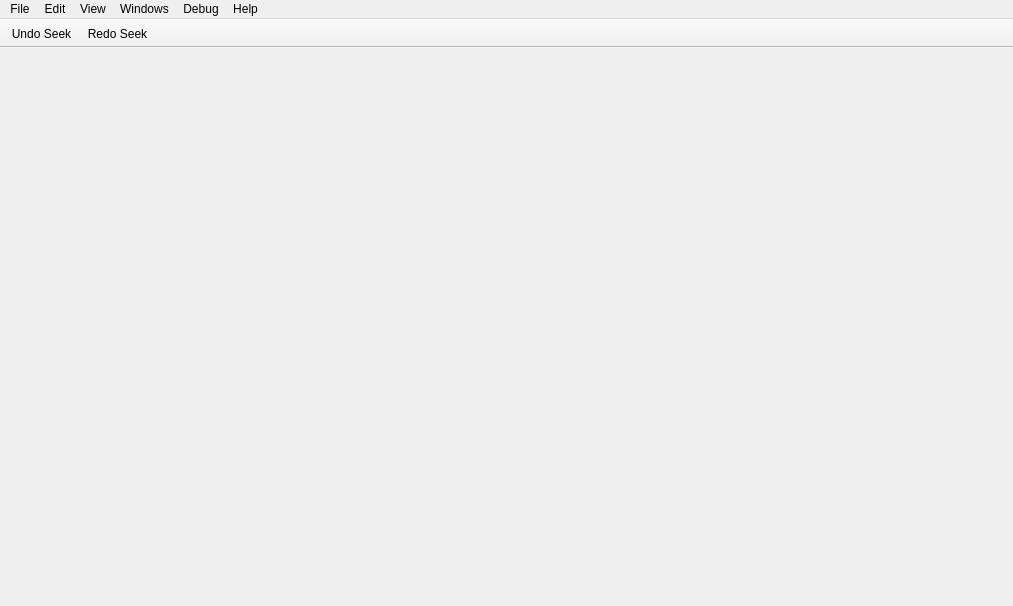
<?xml version="1.0" encoding="UTF-8"?>
<ui version="4.0">
 <class>MainWindow</class>
 <widget class="QMainWindow" name="MainWindow">
  <property name="geometry">
   <rect>
    <x>0</x>
    <y>0</y>
    <width>1013</width>
    <height>606</height>
   </rect>
  </property>
  <property name="sizePolicy">
   <sizepolicy hsizetype="Expanding" vsizetype="Expanding">
    <horstretch>0</horstretch>
    <verstretch>0</verstretch>
   </sizepolicy>
  </property>
  <property name="windowTitle">
   <string notr="true">Cutter</string>
  </property>
  <property name="styleSheet">
   <string notr="true"/>
  </property>
  <property name="documentMode">
   <bool>true</bool>
  </property>
  <property name="dockNestingEnabled">
   <bool>true</bool>
  </property>
  <widget class="QMenu" name="addExtraWidgets">
   <property name="title">
    <string>Add extra...</string>
   </property>
  </widget>
  <widget class="QMenuBar" name="menuBar">
   <property name="geometry">
    <rect>
     <x>0</x>
     <y>0</y>
     <width>1013</width>
     <height>22</height>
    </rect>
   </property>
   <property name="defaultUp">
    <bool>false</bool>
   </property>
   <property name="nativeMenuBar">
    <bool>true</bool>
   </property>
   <widget class="QMenu" name="menuFile">
    <property name="geometry">
     <rect>
      <x>378</x>
      <y>100</y>
      <width>156</width>
      <height>220</height>
     </rect>
    </property>
    <property name="title">
     <string>File</string>
    </property>
    <addaction name="actionNew"/>
    <addaction name="actionOpen"/>
    <addaction name="separator"/>
    <addaction name="actionImportPDB"/>
    <addaction name="separator"/>
    <addaction name="actionSave"/>
    <addaction name="actionSaveAs"/>
    <addaction name="actionExport_as_code"/>
    <addaction name="separator"/>
    <addaction name="actionRun_Script"/>
    <addaction name="separator"/>
    <addaction name="actionQuit"/>
    <addaction name="separator"/>
   </widget>
   <widget class="QMenu" name="menuView">
    <property name="title">
     <string>View</string>
    </property>
    <property name="tabsOnTop" stdset="0">
     <bool>false</bool>
    </property>
    <widget class="QMenu" name="menuZoom">
     <property name="title">
      <string>Zoom</string>
     </property>
     <addaction name="actionZoomIn"/>
     <addaction name="actionZoomOut"/>
     <addaction name="separator"/>
     <addaction name="actionZoomReset"/>
    </widget>
    <addaction name="actionRefresh_contents"/>
    <addaction name="separator"/>
    <addaction name="actionDefault"/>
    <addaction name="actionReset_settings"/>
    <addaction name="separator"/>
    <addaction name="actionLock"/>
    <addaction name="actionTabs_on_Top"/>
    <addaction name="actionGrouped_dock_dragging"/>
    <addaction name="separator"/>
    <addaction name="menuZoom"/>
   </widget>
   <widget class="QMenu" name="menuHelp">
    <property name="title">
     <string>Help</string>
    </property>
    <addaction name="actionAbout"/>
    <addaction name="actionIssue"/>
   </widget>
   <widget class="QMenu" name="menuEdit">
    <property name="title">
     <string>Edit</string>
    </property>
    <addaction name="actionSearch"/>
    <addaction name="actionBackward"/>
    <addaction name="actionForward"/>
    <addaction name="separator"/>
    <addaction name="actionPreferences"/>
   </widget>
   <widget class="QMenu" name="menuWindows">
    <property name="title">
     <string>Windows</string>
    </property>
    <widget class="QMenu" name="menuPlugins">
     <property name="title">
      <string>Plugins</string>
     </property>
    </widget>
    <widget class="QMenu" name="menuAddInfoWidgets">
     <property name="title">
      <string>Info...</string>
     </property>
     <addaction name="actionClasses"/>
     <addaction name="actionEntrypoints"/>
     <addaction name="actionExports"/>
     <addaction name="actionFlags"/>
     <addaction name="actionHeaders"/>
     <addaction name="actionImports"/>
     <addaction name="actionRelocs"/>
     <addaction name="actionResources"/>
     <addaction name="actionSDBBrowser"/>
     <addaction name="actionSections"/>
     <addaction name="actionSegments"/>
     <addaction name="actionSymbols"/>
     <addaction name="actionVTables"/>
     <addaction name="actionZignatures"/>
    </widget>
    <widget class="QMenu" name="menuAddDebugWidgets">
     <property name="title">
      <string>Debug...</string>
     </property>
     <addaction name="actionBacktrace"/>
     <addaction name="actionBreakpoint"/>
     <addaction name="actionThreads"/>
     <addaction name="actionMemoryMap"/>
     <addaction name="actionRegisters"/>
     <addaction name="actionRegisterRefs"/>
     <addaction name="actionStack"/>
    </widget>
    <addaction name="actionDashboard"/>
    <addaction name="separator"/>
    <addaction name="actionFunctions"/>
    <addaction name="actionDecompiler"/>
    <addaction name="actionOverview"/>
    <addaction name="separator"/>
    <addaction name="actionSearch"/>
    <addaction name="actionStrings"/>
    <addaction name="actionTypes"/>
    <addaction name="separator"/>
    <addaction name="actionExtraDisassembly"/>
    <addaction name="actionExtraGraph"/>
    <addaction name="actionExtraHexdump"/>
    <addaction name="separator"/>
    <addaction name="menuAddInfoWidgets"/>
    <addaction name="menuAddDebugWidgets"/>
    <addaction name="separator"/>
    <addaction name="actionComments"/>
    <addaction name="actionConsole"/>
    <addaction name="separator"/>
    <addaction name="menuPlugins"/>
   </widget>
   <widget class="QMenu" name="menuDebug">
    <property name="title">
     <string>Debug</string>
    </property>
   </widget>
   <addaction name="menuFile"/>
   <addaction name="menuEdit"/>
   <addaction name="menuView"/>
   <addaction name="menuWindows"/>
   <addaction name="menuDebug"/>
   <addaction name="menuHelp"/>
  </widget>
  <widget class="QToolBar" name="mainToolBar">
   <property name="sizePolicy">
    <sizepolicy hsizetype="Preferred" vsizetype="Fixed">
     <horstretch>0</horstretch>
     <verstretch>0</verstretch>
    </sizepolicy>
   </property>
   <property name="contextMenuPolicy">
    <enum>Qt::DefaultContextMenu</enum>
   </property>
   <property name="windowTitle">
    <string notr="true">Main toolbar</string>
   </property>
   <property name="movable">
    <bool>false</bool>
   </property>
   <property name="iconSize">
    <size>
     <width>16</width>
     <height>16</height>
    </size>
   </property>
   <property name="toolButtonStyle">
    <enum>Qt::ToolButtonIconOnly</enum>
   </property>
   <attribute name="toolBarArea">
    <enum>TopToolBarArea</enum>
   </attribute>
   <attribute name="toolBarBreak">
    <bool>false</bool>
   </attribute>
   <addaction name="actionBackward"/>
   <addaction name="actionForward"/>
  </widget>
  <action name="actionDefault">
   <property name="text">
    <string>Reset Layout</string>
   </property>
   <property name="toolTip">
    <string>Reset layout</string>
   </property>
  </action>
  <action name="actionZen">
   <property name="text">
    <string>Zen Mode</string>
   </property>
   <property name="toolTip">
    <string>Zen mode</string>
   </property>
  </action>
  <action name="actionAbout">
   <property name="text">
    <string>About</string>
   </property>
  </action>
  <action name="actionIssue">
   <property name="text">
    <string>Report an issue</string>
   </property>
  </action>
  <action name="actionNew">
   <property name="text">
    <string>New</string>
   </property>
   <property name="shortcut">
    <string>Ctrl+N</string>
   </property>
  </action>
  <action name="actionClose">
   <property name="text">
    <string>Close</string>
   </property>
  </action>
  <action name="actionSave_workspace">
   <property name="text">
    <string>Save layout</string>
   </property>
   <property name="toolTip">
    <string>Save layout</string>
   </property>
  </action>
  <action name="actionDocumentation">
   <property name="text">
    <string>Documentation</string>
   </property>
  </action>
  <action name="actionOpen">
   <property name="text">
    <string>Open</string>
   </property>
   <property name="shortcut">
    <string>Ctrl+O</string>
   </property>
  </action>
  <action name="actionSave">
   <property name="text">
    <string>Save</string>
   </property>
   <property name="shortcut">
    <string>Ctrl+S</string>
   </property>
  </action>
  <action name="actionCut">
   <property name="text">
    <string>Cut</string>
   </property>
  </action>
  <action name="actionCopy">
   <property name="text">
    <string>Copy</string>
   </property>
  </action>
  <action name="actionPaste">
   <property name="text">
    <string>Paste</string>
   </property>
  </action>
  <action name="actionDelete">
   <property name="text">
    <string>Delete</string>
   </property>
  </action>
  <action name="actionSelect_all">
   <property name="text">
    <string>Select all</string>
   </property>
   <property name="toolTip">
    <string>Select all</string>
   </property>
  </action>
  <action name="actionFind">
   <property name="text">
    <string>Find</string>
   </property>
  </action>
  <action name="actionFind_next">
   <property name="text">
    <string>Find next</string>
   </property>
   <property name="toolTip">
    <string>Find next</string>
   </property>
  </action>
  <action name="actionFind_previous">
   <property name="text">
    <string>Find previous</string>
   </property>
   <property name="toolTip">
    <string>Find previous</string>
   </property>
  </action>
  <action name="actionBackward">
   <property name="icon">
    <iconset>
     <normaloff>:/img/icons/arrow_left.svg</normaloff>:/img/icons/arrow_left.svg</iconset>
   </property>
   <property name="text">
    <string>Undo Seek</string>
   </property>
   <property name="toolTip">
    <string>Go back</string>
   </property>
  </action>
  <action name="actionForward">
   <property name="icon">
    <iconset>
     <normaloff>:/img/icons/arrow_right.svg</normaloff>:/img/icons/arrow_right.svg</iconset>
   </property>
   <property name="text">
    <string>Redo Seek</string>
   </property>
  </action>
  <action name="actionLock">
   <property name="checkable">
    <bool>true</bool>
   </property>
   <property name="checked">
    <bool>true</bool>
   </property>
   <property name="text">
    <string>Unlock Panels</string>
   </property>
   <property name="toolTip">
    <string>Toggle panel locks</string>
   </property>
   <property name="iconVisibleInMenu">
    <bool>false</bool>
   </property>
  </action>
  <action name="actionLockUnlock">
   <property name="checkable">
    <bool>true</bool>
   </property>
   <property name="icon">
    <iconset>
     <normaloff>:/unlock</normaloff>:/unlock</iconset>
   </property>
   <property name="text">
    <string>Lock/Unlock</string>
   </property>
   <property name="toolTip">
    <string>Lock/Unlock</string>
   </property>
  </action>
  <action name="actionStrings">
   <property name="checkable">
    <bool>true</bool>
   </property>
   <property name="text">
    <string>Strings</string>
   </property>
   <property name="toolTip">
    <string>Show/Hide Strings panel</string>
   </property>
  </action>
  <action name="actionSections">
   <property name="checkable">
    <bool>true</bool>
   </property>
   <property name="text">
    <string>Sections</string>
   </property>
   <property name="toolTip">
    <string>Show/Hide Sections panel</string>
   </property>
  </action>
  <action name="actionSegments">
   <property name="checkable">
    <bool>true</bool>
   </property>
   <property name="text">
    <string>Segments</string>
   </property>
   <property name="toolTip">
    <string>Show/Hide Segments panel</string>
   </property>
  </action>
  <action name="actionFunctions">
   <property name="checkable">
    <bool>true</bool>
   </property>
   <property name="text">
    <string>Functions</string>
   </property>
   <property name="toolTip">
    <string>Show/Hide Functions panel</string>
   </property>
  </action>
  <action name="actionImports">
   <property name="checkable">
    <bool>true</bool>
   </property>
   <property name="text">
    <string>Imports</string>
   </property>
   <property name="toolTip">
    <string>Show/Hide Imports panel</string>
   </property>
  </action>
  <action name="actionSymbols">
   <property name="checkable">
    <bool>true</bool>
   </property>
   <property name="text">
    <string>Symbols</string>
   </property>
   <property name="toolTip">
    <string>Show/Hide Symbols panel</string>
   </property>
  </action>
  <action name="actionRelocs">
   <property name="checkable">
    <bool>true</bool>
   </property>
   <property name="text">
    <string>Relocs</string>
   </property>
   <property name="toolTip">
    <string>Show/Hide Relocs panel</string>
   </property>
  </action>
  <action name="actionFlags">
   <property name="checkable">
    <bool>true</bool>
   </property>
   <property name="text">
    <string>Flags</string>
   </property>
   <property name="toolTip">
    <string>Show/Hide Flags panel</string>
   </property>
  </action>
  <action name="actionMem">
   <property name="checkable">
    <bool>false</bool>
   </property>
   <property name="text">
    <string>Memory</string>
   </property>
   <property name="toolTip">
    <string>Show/Hide Memory panel</string>
   </property>
  </action>
  <action name="actionTheme">
   <property name="checkable">
    <bool>false</bool>
   </property>
   <property name="icon">
    <iconset>
     <normaloff>:/img/icons/themes.svg</normaloff>:/img/icons/themes.svg</iconset>
   </property>
   <property name="text">
    <string>Theme</string>
   </property>
   <property name="autoRepeat">
    <bool>false</bool>
   </property>
   <property name="menuRole">
    <enum>QAction::PreferencesRole</enum>
   </property>
  </action>
  <action name="actionTabs">
   <property name="icon">
    <iconset>
     <normaloff>:/img/icons/tabs.svg</normaloff>:/img/icons/tabs.svg</iconset>
   </property>
   <property name="text">
    <string>Tabs up/down</string>
   </property>
   <property name="toolTip">
    <string>Tabs up/down</string>
   </property>
  </action>
  <action name="actionRefresh_Panels">
   <property name="icon">
    <iconset>
     <normaloff>:/img/icons/spin.svg</normaloff>:/img/icons/spin.svg</iconset>
   </property>
   <property name="text">
    <string>Refresh</string>
   </property>
  </action>
  <action name="actionComments">
   <property name="checkable">
    <bool>true</bool>
   </property>
   <property name="text">
    <string>Comments</string>
   </property>
   <property name="toolTip">
    <string>Show/Hide comments</string>
   </property>
  </action>
  <action name="actionTabs_on_Top">
   <property name="checkable">
    <bool>true</bool>
   </property>
   <property name="text">
    <string>Show Tabs at the Top</string>
   </property>
   <property name="toolTip">
    <string>Toggle tab position</string>
   </property>
  </action>
  <action name="actionDark_Theme">
   <property name="text">
    <string>Dark Theme</string>
   </property>
  </action>
  <action name="actionLoad_workspace">
   <property name="text">
    <string>Load layout</string>
   </property>
   <property name="toolTip">
    <string>Load layout</string>
   </property>
  </action>
  <action name="actionWhite_Theme">
   <property name="text">
    <string>Default Theme</string>
   </property>
  </action>
  <action name="actionBindiff">
   <property name="text">
    <string>Bindiff</string>
   </property>
  </action>
  <action name="actionAnalysis">
   <property name="text">
    <string>Analysis</string>
   </property>
  </action>
  <action name="actionTest_menu">
   <property name="text">
    <string>Test menu</string>
   </property>
  </action>
  <action name="actionHexCopy_Hexpair">
   <property name="text">
    <string>Copy hexpair</string>
   </property>
   <property name="toolTip">
    <string>Copy hexpair</string>
   </property>
  </action>
  <action name="actionHexCopy_Text">
   <property name="text">
    <string>Copy text</string>
   </property>
   <property name="toolTip">
    <string>Copy text</string>
   </property>
  </action>
  <action name="actionHexCopy_ASCII">
   <property name="text">
    <string>Copy ASCII</string>
   </property>
  </action>
  <action name="actionHexInsert_String">
   <property name="text">
    <string>Insert string</string>
   </property>
   <property name="toolTip">
    <string>Insert string</string>
   </property>
  </action>
  <action name="actionHexInsert_Hex">
   <property name="text">
    <string>Insert hex</string>
   </property>
   <property name="toolTip">
    <string>Insert hex</string>
   </property>
  </action>
  <action name="actionHexEdit">
   <property name="text">
    <string>Edit</string>
   </property>
  </action>
  <action name="actionHexPaste">
   <property name="text">
    <string>Paste</string>
   </property>
  </action>
  <action name="actionDisas_ShowHideBytes">
   <property name="text">
    <string>Show/Hide bytes</string>
   </property>
  </action>
  <action name="actionDisasSwitch_case">
   <property name="text">
    <string>Switch case</string>
   </property>
  </action>
  <action name="actionDisasCopy_All">
   <property name="text">
    <string>Copy all</string>
   </property>
   <property name="toolTip">
    <string>Copy all</string>
   </property>
  </action>
  <action name="actionDisasCopy_Bytes">
   <property name="text">
    <string>Copy bytes</string>
   </property>
   <property name="toolTip">
    <string>Copy bytes</string>
   </property>
  </action>
  <action name="actionDisasCopy_Disasm">
   <property name="text">
    <string>Copy disasm</string>
   </property>
   <property name="toolTip">
    <string>Copy disasm</string>
   </property>
  </action>
  <action name="actionDisplayOptions">
   <property name="text">
    <string>Copy disasm</string>
   </property>
   <property name="toolTip">
    <string>Copy disasm</string>
   </property>
  </action>
  <action name="actionStart_Web_Server">
   <property name="checkable">
    <bool>true</bool>
   </property>
   <property name="icon">
    <iconset>
     <normaloff>:/img/icons/cloud.svg</normaloff>:/img/icons/cloud.svg</iconset>
   </property>
   <property name="text">
    <string>Start web server</string>
   </property>
   <property name="toolTip">
    <string>Start web server</string>
   </property>
  </action>
  <action name="action1column">
   <property name="text">
    <string>1</string>
   </property>
  </action>
  <action name="action2columns">
   <property name="text">
    <string>2</string>
   </property>
  </action>
  <action name="action4columns">
   <property name="text">
    <string>4</string>
   </property>
  </action>
  <action name="action8columns">
   <property name="text">
    <string>8</string>
   </property>
  </action>
  <action name="action16columns">
   <property name="text">
    <string>16</string>
   </property>
  </action>
  <action name="action32columns">
   <property name="text">
    <string>32</string>
   </property>
  </action>
  <action name="action64columns">
   <property name="text">
    <string>64</string>
   </property>
  </action>
  <action name="actionSyntax_AT_T_Intel">
   <property name="text">
    <string>Syntax AT&amp;T/Intel</string>
   </property>
  </action>
  <action name="actionFunctionsRename">
   <property name="text">
    <string>Rename</string>
   </property>
  </action>
  <action name="actionFunctionsUndefine">
   <property name="text">
    <string>Undefine</string>
   </property>
  </action>
  <action name="actionDisasRename">
   <property name="text">
    <string>Rename</string>
   </property>
  </action>
  <action name="actionDisasmUndefine">
   <property name="text">
    <string>Undefine</string>
   </property>
  </action>
  <action name="actionDisasAdd_comment">
   <property name="text">
    <string>Add comment</string>
   </property>
  </action>
  <action name="actionhide_bottomPannel">
   <property name="checkable">
    <bool>true</bool>
   </property>
   <property name="icon">
    <iconset>
     <normaloff>:/img/icons/down.svg</normaloff>:/img/icons/down.svg</iconset>
   </property>
   <property name="text">
    <string>Show/Hide bottom pannel</string>
   </property>
   <property name="toolTip">
    <string>Show/Hide bottom pannel</string>
   </property>
  </action>
  <action name="actionSDBBrowser">
   <property name="checkable">
    <bool>true</bool>
   </property>
   <property name="text">
    <string>SDB Browser</string>
   </property>
  </action>
  <action name="actionRun_Script">
   <property name="text">
    <string>Run Script</string>
   </property>
  </action>
  <action name="actionDashboard">
   <property name="checkable">
    <bool>true</bool>
   </property>
   <property name="text">
    <string>Dashboard</string>
   </property>
   <property name="toolTip">
    <string>Show/Hide Dashboard panel</string>
   </property>
  </action>
  <action name="actionReset_settings">
   <property name="text">
    <string>Reset Settings</string>
   </property>
   <property name="toolTip">
    <string>Reset settings</string>
   </property>
  </action>
  <action name="actionQuit">
   <property name="text">
    <string>Quit</string>
   </property>
   <property name="shortcut">
    <string>Ctrl+Q</string>
   </property>
  </action>
  <action name="actionExports">
   <property name="checkable">
    <bool>true</bool>
   </property>
   <property name="text">
    <string>Exports</string>
   </property>
   <property name="toolTip">
    <string>Show/Hide Exports panel</string>
   </property>
  </action>
  <action name="actionRefresh_contents">
   <property name="text">
    <string>Refresh Contents</string>
   </property>
   <property name="toolTip">
    <string>Refresh contents</string>
   </property>
  </action>
  <action name="actionDisplay_Esil">
   <property name="checkable">
    <bool>true</bool>
   </property>
   <property name="text">
    <string>Show ESIL rather than assembly</string>
   </property>
  </action>
  <action name="actionDisplay_Decompiler">
   <property name="checkable">
    <bool>true</bool>
   </property>
   <property name="text">
    <string>Show pseudocode rather than assembly</string>
   </property>
  </action>
  <action name="actionEntrypoints">
   <property name="checkable">
    <bool>true</bool>
   </property>
   <property name="text">
    <string>Entry Points</string>
   </property>
  </action>
  <action name="actionDisplay_Offsets">
   <property name="checkable">
    <bool>true</bool>
   </property>
   <property name="checked">
    <bool>true</bool>
   </property>
   <property name="text">
    <string>Display offsets</string>
   </property>
  </action>
  <action name="actionPreferences">
   <property name="text">
    <string>Preferences</string>
   </property>
  </action>
  <action name="actionSaveAs">
   <property name="text">
    <string>Save As...</string>
   </property>
  </action>
  <action name="actionGraph">
   <property name="checkable">
    <bool>true</bool>
   </property>
   <property name="text">
    <string>Graph</string>
   </property>
  </action>
  <action name="actionOverview">
   <property name="checkable">
    <bool>true</bool>
   </property>
   <property name="text">
    <string>Graph Overview</string>
   </property>
  </action>
  <action name="actionDecompiler">
   <property name="checkable">
    <bool>true</bool>
   </property>
   <property name="text">
    <string>Decompiler</string>
   </property>
  </action>
  <action name="actionConsole">
   <property name="checkable">
    <bool>true</bool>
   </property>
   <property name="text">
    <string>Console</string>
   </property>
  </action>
  <action name="actionStack">
   <property name="checkable">
    <bool>true</bool>
   </property>
   <property name="text">
    <string>Stack</string>
   </property>
  </action>
  <action name="actionRegisters">
   <property name="checkable">
    <bool>true</bool>
   </property>
   <property name="text">
    <string>Registers</string>
   </property>
  </action>
  <action name="actionBacktrace">
   <property name="checkable">
    <bool>true</bool>
   </property>
   <property name="text">
    <string>Backtrace</string>
   </property>
  </action>
  <action name="actionThreads">
   <property name="checkable">
    <bool>true</bool>
   </property>
   <property name="text">
    <string>Threads</string>
   </property>
  </action>
  <action name="actionMemoryMap">
   <property name="checkable">
    <bool>true</bool>
   </property>
   <property name="text">
    <string>Memory map</string>
   </property>
  </action>
  <action name="actionBreakpoint">
   <property name="checkable">
    <bool>true</bool>
   </property>
   <property name="text">
    <string>Breakpoints</string>
   </property>
  </action>
  <action name="actionRegisterRefs">
   <property name="checkable">
    <bool>true</bool>
   </property>
   <property name="text">
    <string>Register References</string>
   </property>
  </action>
  <action name="actionClasses">
   <property name="checkable">
    <bool>true</bool>
   </property>
   <property name="text">
    <string>Classes</string>
   </property>
  </action>
  <action name="actionImportPDB">
   <property name="text">
    <string>Import PDB</string>
   </property>
  </action>
  <action name="actionAnalyze">
   <property name="text">
    <string>Analyze</string>
   </property>
  </action>
  <action name="actionResources">
   <property name="checkable">
    <bool>true</bool>
   </property>
   <property name="text">
    <string>Resources</string>
   </property>
  </action>
  <action name="actionVTables">
   <property name="checkable">
    <bool>true</bool>
   </property>
   <property name="text">
    <string>VTables</string>
   </property>
   <property name="toolTip">
    <string>Show/Hide VTables panel</string>
   </property>
  </action>
  <action name="actionTypes">
   <property name="checkable">
    <bool>true</bool>
   </property>
   <property name="text">
    <string>Types</string>
   </property>
   <property name="toolTip">
    <string>Show/Hide Types panel</string>
   </property>
  </action>
  <action name="actionSearch">
   <property name="checkable">
    <bool>true</bool>
   </property>
   <property name="text">
    <string>Search</string>
   </property>
   <property name="toolTip">
    <string>Show/Hide Search panel</string>
   </property>
  </action>
  <action name="actionHeaders">
   <property name="checkable">
    <bool>true</bool>
   </property>
   <property name="text">
    <string>Headers</string>
   </property>
   <property name="toolTip">
    <string>Show/Hide Headers panel</string>
   </property>
  </action>
  <action name="actionZignatures">
   <property name="checkable">
    <bool>true</bool>
   </property>
   <property name="text">
    <string>Zignatures</string>
   </property>
   <property name="toolTip">
    <string>Show/Hide Zignatures panel</string>
   </property>
  </action>
  <action name="actionExport_as_code">
   <property name="text">
    <string>Export as code</string>
   </property>
  </action>
  <action name="actionExtraHexdump">
   <property name="text">
    <string>Add Hexdump</string>
   </property>
  </action>
  <action name="actionExtraDisassembly">
   <property name="text">
    <string>Add Disassembly</string>
   </property>
  </action>
  <action name="actionExtraGraph">
   <property name="text">
    <string>Add Graph</string>
   </property>
  </action>
  <action name="actionGrouped_dock_dragging">
   <property name="checkable">
    <bool>true</bool>
   </property>
   <property name="checked">
    <bool>true</bool>
   </property>
   <property name="text">
    <string>Grouped dock dragging</string>
   </property>
  </action>
  <action name="actionZoomIn">
   <property name="text">
    <string>Zoom In</string>
   </property>
   <property name="shortcut">
    <string>Ctrl++</string>
   </property>
   <property name="shortcutContext">
    <enum>Qt::ApplicationShortcut</enum>
   </property>
  </action>
  <action name="actionZoomOut">
   <property name="text">
    <string>Zoom Out</string>
   </property>
   <property name="shortcut">
    <string>Ctrl+-</string>
   </property>
   <property name="shortcutContext">
    <enum>Qt::ApplicationShortcut</enum>
   </property>
  </action>
  <action name="actionZoomReset">
   <property name="text">
    <string>Reset</string>
   </property>
   <property name="shortcut">
    <string>Ctrl+=</string>
   </property>
   <property name="shortcutContext">
    <enum>Qt::ApplicationShortcut</enum>
   </property>
  </action>
 </widget>
 <layoutdefault spacing="6" margin="11"/>
 <resources>
  <include location="resources.qrc"/>
 </resources>
 <connections/>
</ui>
